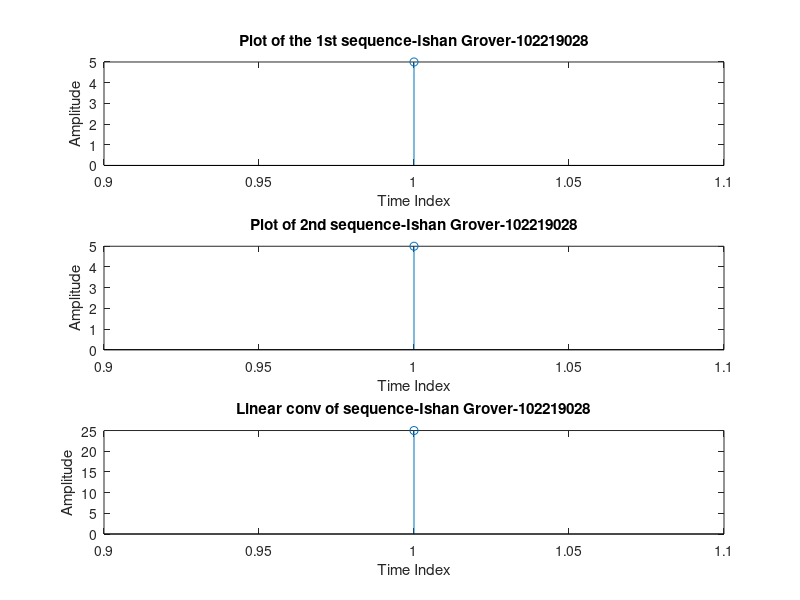

The MATLAB source for this figure:
clc;
close all;
tic;
x1=input('Enter the 1st sequence');
subplot(3,1,1);
stem(x1);
xlabel('Time Index');
ylabel('Amplitude');
title('Plot of the 1st sequence-Ishan Grover-102219028');
x2=input('Enter the 2nd sequence');
subplot(3,1,2);
stem(x2);
xlabel('Time Index');
ylabel('Amplitude');
title('Plot of 2nd sequence-Ishan Grover-102219028');
f=conv(x1,x2);
disp('Output of 3rd sequence');
disp(f);
subplot(3,1,3);
stem(f);
xlabel('Time Index');
ylabel('Amplitude');
title('Linear conv of sequence-Ishan Grover-102219028');
c = toc;
disp(c);